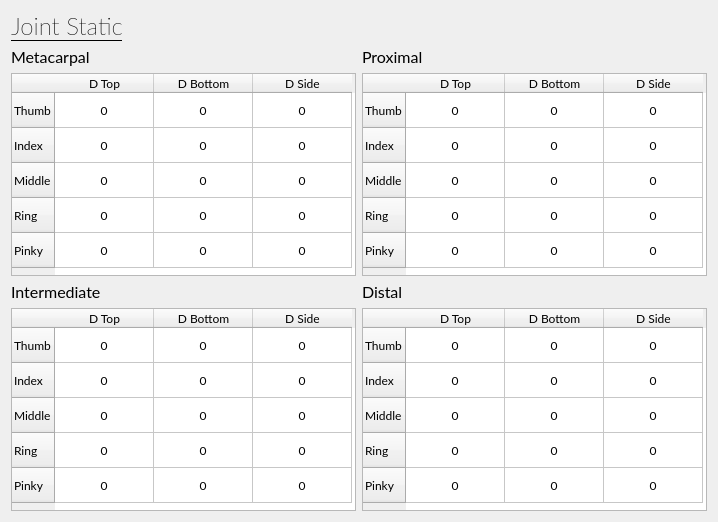
           <widget class="QWidget" name="joint_static" native="true">
            <property name="minimumSize">
             <size>
              <width>630</width>
              <height>520</height>
             </size>
            </property>
            <property name="maximumSize">
             <size>
              <width>960</width>
              <height>845</height>
             </size>
            </property>
            <property name="styleSheet">
             <string notr="true"/>
            </property>
            <layout class="QGridLayout" name="gridLayout">
             <item row="0" column="0">
              <widget class="QLabel" name="joint_static_label">
               <property name="maximumSize">
                <size>
                 <width>210</width>
                 <height>30</height>
                </size>
               </property>
               <property name="font">
                <font>
                 <family>Lato Thin</family>
                 <pointsize>18</pointsize>
                 <bold>false</bold>
                 <underline>true</underline>
                </font>
               </property>
               <property name="styleSheet">
                <string notr="true"/>
               </property>
               <property name="text">
                <string>Joint Static</string>
               </property>
              </widget>
             </item>
             <item row="1" column="0">
              <layout class="QVBoxLayout" name="verticalLayout">
               <item>
                <widget class="QLabel" name="metacarpal_label">
                 <property name="font">
                  <font>
                   <family>Lato</family>
                   <pointsize>12</pointsize>
                  </font>
                 </property>
                 <property name="text">
                  <string>Metacarpal</string>
                 </property>
                </widget>
               </item>
               <item>
                <widget class="QTableWidget" name="metacarpal_table">
                 <property name="minimumSize">
                  <size>
                   <width>345</width>
                   <height>203</height>
                  </size>
                 </property>
                 <property name="font">
                  <font>
                   <family>Lato</family>
                   <pointsize>9</pointsize>
                  </font>
                 </property>
                 <attribute name="horizontalHeaderCascadingSectionResizes">
                  <bool>false</bool>
                 </attribute>
                 <attribute name="horizontalHeaderMinimumSectionSize">
                  <number>32</number>
                 </attribute>
                 <attribute name="horizontalHeaderDefaultSectionSize">
                  <number>99</number>
                 </attribute>
                 <attribute name="verticalHeaderMinimumSectionSize">
                  <number>23</number>
                 </attribute>
                 <attribute name="verticalHeaderDefaultSectionSize">
                  <number>35</number>
                 </attribute>
                 <row>
                  <property name="text">
                   <string>Thumb</string>
                  </property>
                 </row>
                 <row>
                  <property name="text">
                   <string>Index</string>
                  </property>
                 </row>
                 <row>
                  <property name="text">
                   <string>Middle</string>
                  </property>
                 </row>
                 <row>
                  <property name="text">
                   <string>Ring</string>
                  </property>
                 </row>
                 <row>
                  <property name="text">
                   <string>Pinky</string>
                  </property>
                 </row>
                 <column>
                  <property name="text">
                   <string>D Top</string>
                  </property>
                 </column>
                 <column>
                  <property name="text">
                   <string>D Bottom</string>
                  </property>
                 </column>
                 <column>
                  <property name="text">
                   <string>D Side</string>
                  </property>
                 </column>
                 <item row="0" column="0">
                  <property name="text">
                   <string>0</string>
                  </property>
                  <property name="font">
                   <font>
                    <family>Segoe UI</family>
                   </font>
                  </property>
                  <property name="textAlignment">
                   <set>AlignCenter</set>
                  </property>
                 </item>
                 <item row="0" column="1">
                  <property name="text">
                   <string>0</string>
                  </property>
                  <property name="textAlignment">
                   <set>AlignCenter</set>
                  </property>
                 </item>
                 <item row="0" column="2">
                  <property name="text">
                   <string>0</string>
                  </property>
                  <property name="textAlignment">
                   <set>AlignCenter</set>
                  </property>
                 </item>
                 <item row="1" column="0">
                  <property name="text">
                   <string>0</string>
                  </property>
                  <property name="textAlignment">
                   <set>AlignCenter</set>
                  </property>
                 </item>
                 <item row="1" column="1">
                  <property name="text">
                   <string>0</string>
                  </property>
                  <property name="textAlignment">
                   <set>AlignCenter</set>
                  </property>
                 </item>
                 <item row="1" column="2">
                  <property name="text">
                   <string>0</string>
                  </property>
                  <property name="textAlignment">
                   <set>AlignCenter</set>
                  </property>
                 </item>
                 <item row="2" column="0">
                  <property name="text">
                   <string>0</string>
                  </property>
                  <property name="textAlignment">
                   <set>AlignCenter</set>
                  </property>
                 </item>
                 <item row="2" column="1">
                  <property name="text">
                   <string>0</string>
                  </property>
                  <property name="textAlignment">
                   <set>AlignCenter</set>
                  </property>
                 </item>
                 <item row="2" column="2">
                  <property name="text">
                   <string>0</string>
                  </property>
                  <property name="textAlignment">
                   <set>AlignCenter</set>
                  </property>
                 </item>
                 <item row="3" column="0">
                  <property name="text">
                   <string>0</string>
                  </property>
                  <property name="textAlignment">
                   <set>AlignCenter</set>
                  </property>
                 </item>
                 <item row="3" column="1">
                  <property name="text">
                   <string>0</string>
                  </property>
                  <property name="textAlignment">
                   <set>AlignCenter</set>
                  </property>
                 </item>
                 <item row="3" column="2">
                  <property name="text">
                   <string>0</string>
                  </property>
                  <property name="textAlignment">
                   <set>AlignCenter</set>
                  </property>
                 </item>
                 <item row="4" column="0">
                  <property name="text">
                   <string>0</string>
                  </property>
                  <property name="textAlignment">
                   <set>AlignCenter</set>
                  </property>
                 </item>
                 <item row="4" column="1">
                  <property name="text">
                   <string>0</string>
                  </property>
                  <property name="textAlignment">
                   <set>AlignCenter</set>
                  </property>
                 </item>
                 <item row="4" column="2">
                  <property name="text">
                   <string>0</string>
                  </property>
                  <property name="textAlignment">
                   <set>AlignCenter</set>
                  </property>
                 </item>
                </widget>
               </item>
              </layout>
             </item>
             <item row="1" column="1">
              <layout class="QVBoxLayout" name="verticalLayout_2">
               <item>
                <widget class="QLabel" name="proximal_label">
                 <property name="font">
                  <font>
                   <family>Lato</family>
                   <pointsize>12</pointsize>
                  </font>
                 </property>
                 <property name="text">
                  <string>Proximal</string>
                 </property>
                </widget>
               </item>
               <item>
                <widget class="QTableWidget" name="proximal_table">
                 <property name="minimumSize">
                  <size>
                   <width>345</width>
                   <height>203</height>
                  </size>
                 </property>
                 <property name="font">
                  <font>
                   <family>Lato</family>
                   <pointsize>9</pointsize>
                  </font>
                 </property>
                 <attribute name="horizontalHeaderCascadingSectionResizes">
                  <bool>false</bool>
                 </attribute>
                 <attribute name="horizontalHeaderMinimumSectionSize">
                  <number>32</number>
                 </attribute>
                 <attribute name="horizontalHeaderDefaultSectionSize">
                  <number>99</number>
                 </attribute>
                 <attribute name="verticalHeaderMinimumSectionSize">
                  <number>23</number>
                 </attribute>
                 <attribute name="verticalHeaderDefaultSectionSize">
                  <number>35</number>
                 </attribute>
                 <row>
                  <property name="text">
                   <string>Thumb</string>
                  </property>
                 </row>
                 <row>
                  <property name="text">
                   <string>Index</string>
                  </property>
                 </row>
                 <row>
                  <property name="text">
                   <string>Middle</string>
                  </property>
                 </row>
                 <row>
                  <property name="text">
                   <string>Ring</string>
                  </property>
                 </row>
                 <row>
                  <property name="text">
                   <string>Pinky</string>
                  </property>
                 </row>
                 <column>
                  <property name="text">
                   <string>D Top</string>
                  </property>
                 </column>
                 <column>
                  <property name="text">
                   <string>D Bottom</string>
                  </property>
                 </column>
                 <column>
                  <property name="text">
                   <string>D Side</string>
                  </property>
                 </column>
                 <item row="0" column="0">
                  <property name="text">
                   <string>0</string>
                  </property>
                  <property name="textAlignment">
                   <set>AlignCenter</set>
                  </property>
                 </item>
                 <item row="0" column="1">
                  <property name="text">
                   <string>0</string>
                  </property>
                  <property name="textAlignment">
                   <set>AlignCenter</set>
                  </property>
                 </item>
                 <item row="0" column="2">
                  <property name="text">
                   <string>0</string>
                  </property>
                  <property name="textAlignment">
                   <set>AlignCenter</set>
                  </property>
                 </item>
                 <item row="1" column="0">
                  <property name="text">
                   <string>0</string>
                  </property>
                  <property name="textAlignment">
                   <set>AlignCenter</set>
                  </property>
                 </item>
                 <item row="1" column="1">
                  <property name="text">
                   <string>0</string>
                  </property>
                  <property name="textAlignment">
                   <set>AlignCenter</set>
                  </property>
                 </item>
                 <item row="1" column="2">
                  <property name="text">
                   <string>0</string>
                  </property>
                  <property name="textAlignment">
                   <set>AlignCenter</set>
                  </property>
                 </item>
                 <item row="2" column="0">
                  <property name="text">
                   <string>0</string>
                  </property>
                  <property name="textAlignment">
                   <set>AlignCenter</set>
                  </property>
                 </item>
                 <item row="2" column="1">
                  <property name="text">
                   <string>0</string>
                  </property>
                  <property name="textAlignment">
                   <set>AlignCenter</set>
                  </property>
                 </item>
                 <item row="2" column="2">
                  <property name="text">
                   <string>0</string>
                  </property>
                  <property name="textAlignment">
                   <set>AlignCenter</set>
                  </property>
                 </item>
                 <item row="3" column="0">
                  <property name="text">
                   <string>0</string>
                  </property>
                  <property name="textAlignment">
                   <set>AlignCenter</set>
                  </property>
                 </item>
                 <item row="3" column="1">
                  <property name="text">
                   <string>0</string>
                  </property>
                  <property name="textAlignment">
                   <set>AlignCenter</set>
                  </property>
                 </item>
                 <item row="3" column="2">
                  <property name="text">
                   <string>0</string>
                  </property>
                  <property name="textAlignment">
                   <set>AlignCenter</set>
                  </property>
                 </item>
                 <item row="4" column="0">
                  <property name="text">
                   <string>0</string>
                  </property>
                  <property name="textAlignment">
                   <set>AlignCenter</set>
                  </property>
                 </item>
                 <item row="4" column="1">
                  <property name="text">
                   <string>0</string>
                  </property>
                  <property name="textAlignment">
                   <set>AlignCenter</set>
                  </property>
                 </item>
                 <item row="4" column="2">
                  <property name="text">
                   <string>0</string>
                  </property>
                  <property name="textAlignment">
                   <set>AlignCenter</set>
                  </property>
                 </item>
                </widget>
               </item>
              </layout>
             </item>
             <item row="2" column="0">
              <layout class="QVBoxLayout" name="verticalLayout_3">
               <item>
                <widget class="QLabel" name="intermediate_label">
                 <property name="font">
                  <font>
                   <family>Lato</family>
                   <pointsize>12</pointsize>
                  </font>
                 </property>
                 <property name="text">
                  <string>Intermediate</string>
                 </property>
                </widget>
               </item>
               <item>
                <widget class="QTableWidget" name="intermediate_table">
                 <property name="minimumSize">
                  <size>
                   <width>345</width>
                   <height>203</height>
                  </size>
                 </property>
                 <property name="font">
                  <font>
                   <family>Lato</family>
                   <pointsize>9</pointsize>
                  </font>
                 </property>
                 <attribute name="horizontalHeaderCascadingSectionResizes">
                  <bool>false</bool>
                 </attribute>
                 <attribute name="horizontalHeaderMinimumSectionSize">
                  <number>32</number>
                 </attribute>
                 <attribute name="horizontalHeaderDefaultSectionSize">
                  <number>99</number>
                 </attribute>
                 <attribute name="verticalHeaderMinimumSectionSize">
                  <number>23</number>
                 </attribute>
                 <attribute name="verticalHeaderDefaultSectionSize">
                  <number>35</number>
                 </attribute>
                 <row>
                  <property name="text">
                   <string>Thumb</string>
                  </property>
                 </row>
                 <row>
                  <property name="text">
                   <string>Index</string>
                  </property>
                 </row>
                 <row>
                  <property name="text">
                   <string>Middle</string>
                  </property>
                 </row>
                 <row>
                  <property name="text">
                   <string>Ring</string>
                  </property>
                 </row>
                 <row>
                  <property name="text">
                   <string>Pinky</string>
                  </property>
                 </row>
                 <column>
                  <property name="text">
                   <string>D Top</string>
                  </property>
                 </column>
                 <column>
                  <property name="text">
                   <string>D Bottom</string>
                  </property>
                 </column>
                 <column>
                  <property name="text">
                   <string>D Side</string>
                  </property>
                 </column>
                 <item row="0" column="0">
                  <property name="text">
                   <string>0</string>
                  </property>
                  <property name="textAlignment">
                   <set>AlignCenter</set>
                  </property>
                 </item>
                 <item row="0" column="1">
                  <property name="text">
                   <string>0</string>
                  </property>
                  <property name="textAlignment">
                   <set>AlignCenter</set>
                  </property>
                 </item>
                 <item row="0" column="2">
                  <property name="text">
                   <string>0</string>
                  </property>
                  <property name="textAlignment">
                   <set>AlignCenter</set>
                  </property>
                 </item>
                 <item row="1" column="0">
                  <property name="text">
                   <string>0</string>
                  </property>
                  <property name="textAlignment">
                   <set>AlignCenter</set>
                  </property>
                 </item>
                 <item row="1" column="1">
                  <property name="text">
                   <string>0</string>
                  </property>
                  <property name="textAlignment">
                   <set>AlignCenter</set>
                  </property>
                 </item>
                 <item row="1" column="2">
                  <property name="text">
                   <string>0</string>
                  </property>
                  <property name="textAlignment">
                   <set>AlignCenter</set>
                  </property>
                 </item>
                 <item row="2" column="0">
                  <property name="text">
                   <string>0</string>
                  </property>
                  <property name="textAlignment">
                   <set>AlignCenter</set>
                  </property>
                 </item>
                 <item row="2" column="1">
                  <property name="text">
                   <string>0</string>
                  </property>
                  <property name="textAlignment">
                   <set>AlignCenter</set>
                  </property>
                 </item>
                 <item row="2" column="2">
                  <property name="text">
                   <string>0</string>
                  </property>
                  <property name="textAlignment">
                   <set>AlignCenter</set>
                  </property>
                 </item>
                 <item row="3" column="0">
                  <property name="text">
                   <string>0</string>
                  </property>
                  <property name="textAlignment">
                   <set>AlignCenter</set>
                  </property>
                 </item>
                 <item row="3" column="1">
                  <property name="text">
                   <string>0</string>
                  </property>
                  <property name="textAlignment">
                   <set>AlignCenter</set>
                  </property>
                 </item>
                 <item row="3" column="2">
                  <property name="text">
                   <string>0</string>
                  </property>
                  <property name="textAlignment">
                   <set>AlignCenter</set>
                  </property>
                 </item>
                 <item row="4" column="0">
                  <property name="text">
                   <string>0</string>
                  </property>
                  <property name="textAlignment">
                   <set>AlignCenter</set>
                  </property>
                 </item>
                 <item row="4" column="1">
                  <property name="text">
                   <string>0</string>
                  </property>
                  <property name="textAlignment">
                   <set>AlignCenter</set>
                  </property>
                 </item>
                 <item row="4" column="2">
                  <property name="text">
                   <string>0</string>
                  </property>
                  <property name="textAlignment">
                   <set>AlignCenter</set>
                  </property>
                 </item>
                </widget>
               </item>
              </layout>
             </item>
             <item row="2" column="1">
              <layout class="QVBoxLayout" name="verticalLayout_4">
               <item>
                <widget class="QLabel" name="distal_label">
                 <property name="font">
                  <font>
                   <family>Lato</family>
                   <pointsize>12</pointsize>
                  </font>
                 </property>
                 <property name="text">
                  <string>Distal</string>
                 </property>
                </widget>
               </item>
               <item>
                <widget class="QTableWidget" name="distal_table">
                 <property name="minimumSize">
                  <size>
                   <width>345</width>
                   <height>203</height>
                  </size>
                 </property>
                 <property name="font">
                  <font>
                   <family>Lato</family>
                   <pointsize>9</pointsize>
                  </font>
                 </property>
                 <attribute name="horizontalHeaderCascadingSectionResizes">
                  <bool>false</bool>
                 </attribute>
                 <attribute name="horizontalHeaderMinimumSectionSize">
                  <number>32</number>
                 </attribute>
                 <attribute name="horizontalHeaderDefaultSectionSize">
                  <number>99</number>
                 </attribute>
                 <attribute name="verticalHeaderMinimumSectionSize">
                  <number>23</number>
                 </attribute>
                 <attribute name="verticalHeaderDefaultSectionSize">
                  <number>35</number>
                 </attribute>
                 <row>
                  <property name="text">
                   <string>Thumb</string>
                  </property>
                 </row>
                 <row>
                  <property name="text">
                   <string>Index</string>
                  </property>
                 </row>
                 <row>
                  <property name="text">
                   <string>Middle</string>
                  </property>
                 </row>
                 <row>
                  <property name="text">
                   <string>Ring</string>
                  </property>
                 </row>
                 <row>
                  <property name="text">
                   <string>Pinky</string>
                  </property>
                 </row>
                 <column>
                  <property name="text">
                   <string>D Top</string>
                  </property>
                 </column>
                 <column>
                  <property name="text">
                   <string>D Bottom</string>
                  </property>
                 </column>
                 <column>
                  <property name="text">
                   <string>D Side</string>
                  </property>
                 </column>
                 <item row="0" column="0">
                  <property name="text">
                   <string>0</string>
                  </property>
                  <property name="textAlignment">
                   <set>AlignCenter</set>
                  </property>
                 </item>
                 <item row="0" column="1">
                  <property name="text">
                   <string>0</string>
                  </property>
                  <property name="textAlignment">
                   <set>AlignCenter</set>
                  </property>
                 </item>
                 <item row="0" column="2">
                  <property name="text">
                   <string>0</string>
                  </property>
                  <property name="textAlignment">
                   <set>AlignCenter</set>
                  </property>
                 </item>
                 <item row="1" column="0">
                  <property name="text">
                   <string>0</string>
                  </property>
                  <property name="textAlignment">
                   <set>AlignCenter</set>
                  </property>
                 </item>
                 <item row="1" column="1">
                  <property name="text">
                   <string>0</string>
                  </property>
                  <property name="textAlignment">
                   <set>AlignCenter</set>
                  </property>
                 </item>
                 <item row="1" column="2">
                  <property name="text">
                   <string>0</string>
                  </property>
                  <property name="textAlignment">
                   <set>AlignCenter</set>
                  </property>
                 </item>
                 <item row="2" column="0">
                  <property name="text">
                   <string>0</string>
                  </property>
                  <property name="textAlignment">
                   <set>AlignCenter</set>
                  </property>
                 </item>
                 <item row="2" column="1">
                  <property name="text">
                   <string>0</string>
                  </property>
                  <property name="textAlignment">
                   <set>AlignCenter</set>
                  </property>
                 </item>
                 <item row="2" column="2">
                  <property name="text">
                   <string>0</string>
                  </property>
                  <property name="textAlignment">
                   <set>AlignCenter</set>
                  </property>
                 </item>
                 <item row="3" column="0">
                  <property name="text">
                   <string>0</string>
                  </property>
                  <property name="textAlignment">
                   <set>AlignCenter</set>
                  </property>
                 </item>
                 <item row="3" column="1">
                  <property name="text">
                   <string>0</string>
                  </property>
                  <property name="textAlignment">
                   <set>AlignCenter</set>
                  </property>
                 </item>
                 <item row="3" column="2">
                  <property name="text">
                   <string>0</string>
                  </property>
                  <property name="textAlignment">
                   <set>AlignCenter</set>
                  </property>
                 </item>
                 <item row="4" column="0">
                  <property name="text">
                   <string>0</string>
                  </property>
                  <property name="textAlignment">
                   <set>AlignCenter</set>
                  </property>
                 </item>
                 <item row="4" column="1">
                  <property name="text">
                   <string>0</string>
                  </property>
                  <property name="textAlignment">
                   <set>AlignCenter</set>
                  </property>
                 </item>
                 <item row="4" column="2">
                  <property name="text">
                   <string>0</string>
                  </property>
                  <property name="textAlignment">
                   <set>AlignCenter</set>
                  </property>
                 </item>
                </widget>
               </item>
              </layout>
             </item>
            </layout>
           </widget>
